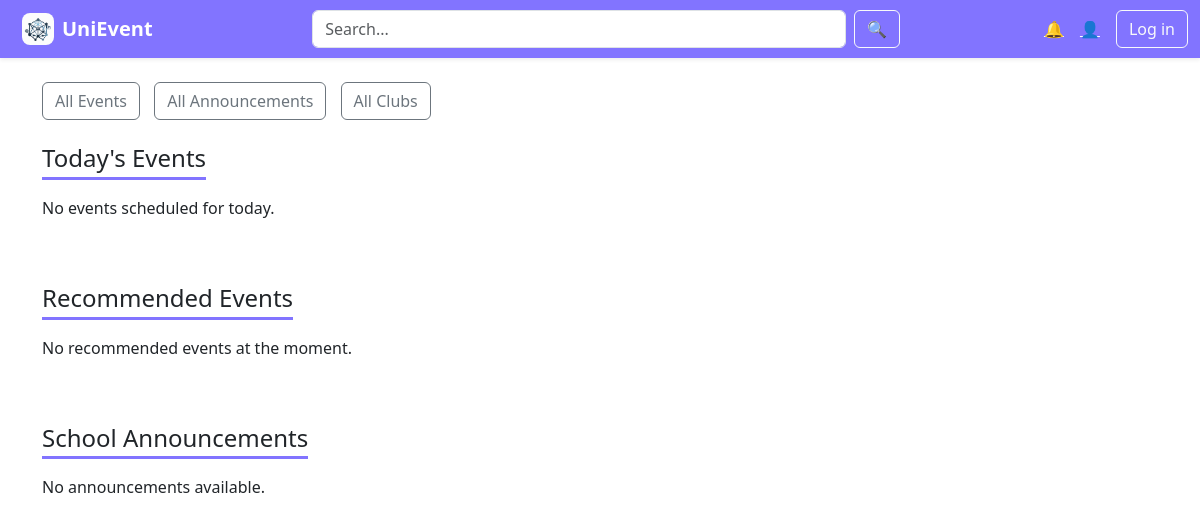
Before: / with the older database file.
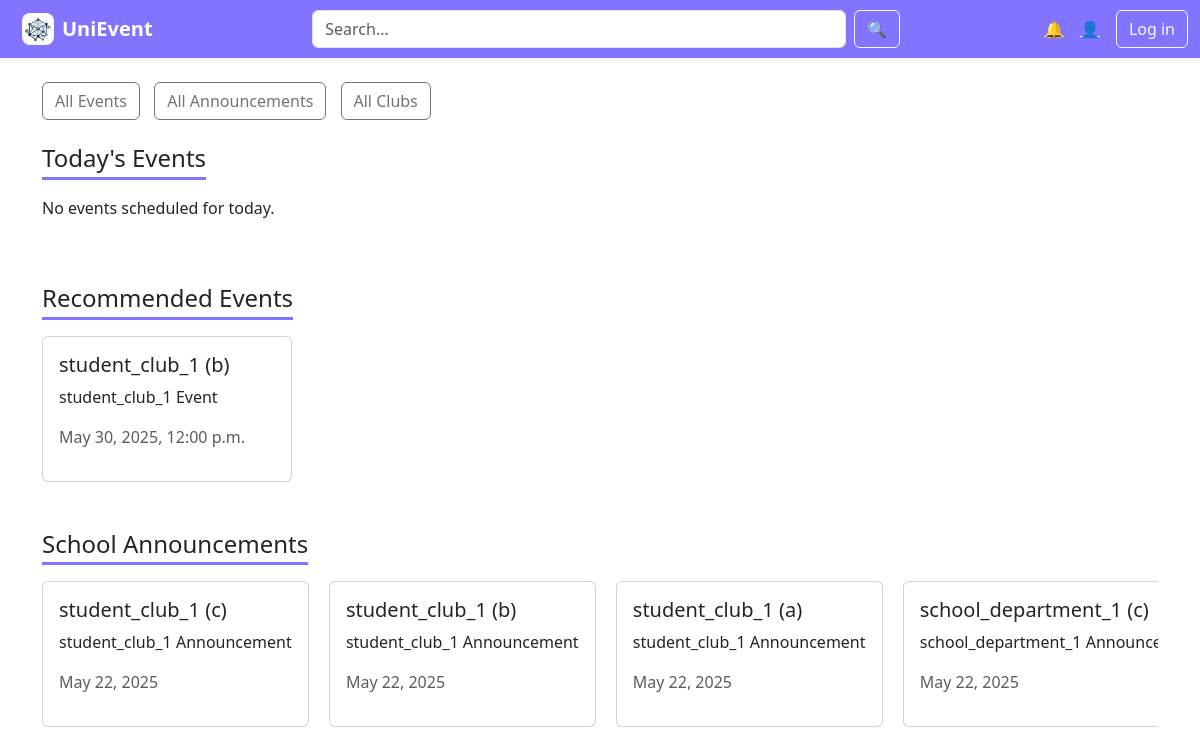
After: the same page with the newer database file.
### unievent_event_app/models.py (models this page shows, shortened)
class Event(models.Model):
    title = models.CharField(max_length=200)
    description = models.TextField()
    location = models.CharField(max_length=200)
    start_datetime = models.DateTimeField()
    end_datetime = models.DateTimeField(blank=True, null=True)
    capacity = models.PositiveIntegerField(blank=True, null=True)
    image = models.ImageField(upload_to='event_images/', blank=True, null=True)
    is_paid = models.BooleanField(default=False)
    price = models.DecimalField(max_digits=8, decimal_places=2, blank=True, null=True)
    created_by = models.ForeignKey(User, on_delete=models.CASCADE)

class Announcement(models.Model):
    title = models.CharField(max_length=200)
    content = models.TextField()
    created_at = models.DateTimeField(auto_now_add=True)
    created_by = models.ForeignKey(User, on_delete=models.CASCADE)

### unievent_event_app/views.py (the view)
# urls.py: path('', views.home_page, name='home'),
def home_page(request):
    if request.user.is_authenticated:
        event_ids = EventRegistration.objects.filter(user=request.user).values_list('event_id', flat=True)
    else:
        event_ids = []
    now = timezone.now()
    today = now.date()
    todays_events = Event.objects.filter(start_datetime__date=today).order_by('-start_datetime')
    top_registered_events = (
        Event.objects
        .filter(start_datetime__gt=now)
        .annotate(registration_count=Count('eventregistration'))
        .order_by('-registration_count', '-start_datetime')[:5]
    )
    announcements = Announcement.objects.all().order_by('-created_at')[:5]
    return render(request, 'home.html', {
        'events': todays_events,
        'all_events': top_registered_events,
        'event_ids': event_ids,
        'announcements': announcements,
        'now': now,
        'today': today,
    })

### unievent_event_app/templates/home.html (shortened to what this page needs)
{% load static %}
<!DOCTYPE html>
<html lang="en">
<head>
  <link href="https://cdn.jsdelivr.net/npm/bootstrap@5.3.0/dist/css/bootstrap.min.css" rel="stylesheet">
</head>
<body>
<nav class="navbar navbar-expand-lg navbar-custom shadow-sm">
  <div class="container-fluid">
    <a class="navbar-brand fw-bold d-flex align-items-center" href="/">
      <img src="{% static 'images/unievent_logo.jpg' %}" alt="Logo" width="32" height="32" class="me-2">
      UniEvent
    </a>
    <form method="get" action="{% url 'search' %}" class="d-flex mx-auto w-50">
      <input name="q" class="form-control me-2" type="search" placeholder="Search...">
      <button class="btn btn-outline-light" type="submit">🔍</button>
    </form>
    <div class="d-flex align-items-center">
      <a href="#" class="me-3 text-white">🔔</a>
      {% if user.is_authenticated %}
        <a href="/profile/" class="me-3 text-white">👤</a>
        <span class="text-white fw-bold">{{ user.username }}</span>
      {% else %}
        <a href="/accounts/login/" class="me-3 text-white">👤</a>
        <a class="btn btn-outline-light" href="/accounts/login/">Log in</a>
      {% endif %}
    </div>
  </div>
</nav>
<div class="container mt-4">
  <div class="filter-btns mb-4">
    <a href="{% url 'all_events' %}" class="btn btn-outline-secondary">All Events</a>
    <a href="{% url 'all_announcements' %}" class="btn btn-outline-secondary">All Announcements</a>
    <a href="{% url 'all_clubs' %}" class="btn btn-outline-secondary">All Clubs</a>
  </div>
  <h4 class="mb-3 purple-underline">Today's Events</h4>
  <div class="scrolling-wrapper">
    {% for event in events %}
      <div class="card">
        <div class="card-body">
          <h5 class="card-title">{{ event.title }}</h5>
          <p class="card-text">{{ event.description|truncatewords:20 }}</p>
          <p class="text-muted">{{ event.start_datetime|date:"F j, Y, g:i a" }}</p>
          {% if user.is_authenticated %}
            {% if event.start_datetime < now %}
              {% if event.id in event_ids %}
                <form action="{% url 'register_event' event.id %}" method="get">
                  <input type="hidden" name="unregister" value="1">
                  <input type="hidden" name="next" value="/">
                  <button type="submit" class="btn btn-sm btn-unregister">Unregister</button>
                </form>
              {% else %}
                <button class="btn btn-sm btn-secondary" disabled>Expired</button>
              {% endif %}
            {% elif event.id in event_ids %}
              <form action="{% url 'register_event' event.id %}" method="get">
                <input type="hidden" name="unregister" value="1">
                <input type="hidden" name="next" value="/">
                <button type="submit" class="btn btn-sm btn-unregister">Unregister</button>
              </form>
            {% else %}
              <form action="{% url 'register_event' event.id %}" method="get">
                <input type="hidden" name="register" value="1">
                <input type="hidden" name="next" value="/">
                <button type="submit" class="btn btn-sm btn-register">Register</button>
              </form>
            {% endif %}
          {% endif %}
        </div>
      </div>
    {% empty %}
      <p>No events scheduled for today.</p>
    {% endfor %}
  </div>
  <h4 class="mt-5 mb-3 purple-underline">Recommended Events</h4>
  <div class="scrolling-wrapper">
    {% for event in all_events %}
      {% if event.start_datetime > now %}
        <div class="card">
          <div class="card-body">
            <h5 class="card-title">{{ event.title }}</h5>
            <p class="card-text">{{ event.description|truncatewords:20 }}</p>
            <p class="text-muted">{{ event.start_datetime|date:"F j, Y, g:i a" }}</p>
          </div>
        </div>
      {% endif %}
    {% empty %}
      <p>No recommended events at the moment.</p>
    {% endfor %}
  </div>
  <h4 class="mt-5 mb-3 purple-underline">School Announcements</h4>
  <div class="scrolling-wrapper">
    {% for announcement in announcements %}
      <div class="card">
        <div class="card-body">
          <h5 class="card-title">{{ announcement.title }}</h5>
          <p class="card-text">{{ announcement.content|truncatewords:20 }}</p>
          <p class="text-muted">{{ announcement.created_at|date:"F j, Y" }}</p>
        </div>
      </div>
    {% empty %}
      <p>No announcements available.</p>
    {% endfor %}
  </div>
</div>
</body>
</html>

### unievent_event_app/templates/home.html (style rules this page uses)
.scrolling-wrapper { overflow-x: auto; white-space: nowrap; }
.scrolling-wrapper .card { display: inline-block; margin-right: 1rem; min-width: 250px; vertical-align: top; }
.filter-btns .btn { margin-right: 10px; }
.navbar-custom { background-color: #8274FF !important; }
.navbar-custom .navbar-brand { color: white !important; margin-left: 10px; }
.navbar-custom .navbar-brand img { border-radius: 8px; }
.purple-underline { border-bottom: 3px solid #8274FF; display: inline-block; padding-bottom: 4px; margin-bottom: 20px; }

Changed rows visible on the page:
added Event: title "student_club_1 (b)", description "student_club_1 Event", start_datetime "May 30, 2025, 12:00 p.m."
added Announcement: title "student_club_1 (c)", content "student_club_1 Announcement", created_at "May 22, 2025"
added Announcement: title "student_club_1 (b)", content "student_club_1 Announcement", created_at "May 22, 2025"
added Announcement: title "student_club_1 (a)", content "student_club_1 Announcement", created_at "May 22, 2025"
added Announcement: title "school_department_1 (c)", content "school_department_1…", created_at "May 22, 2025"
Other visible differences:
text no longer shown: "No recommended events at the moment. No announcements available."
